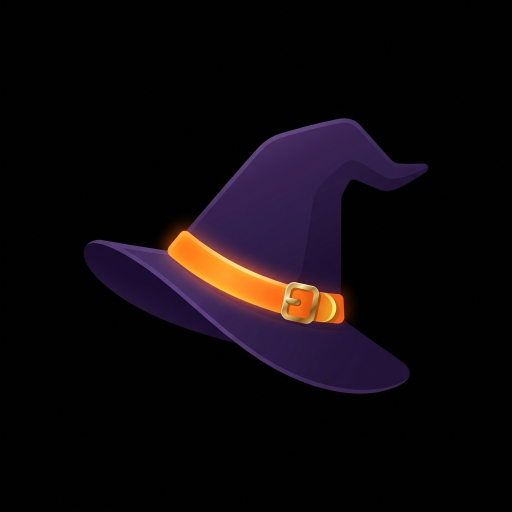
#> input picture animator/assets/witch_hat_asset_1792496306914.jpg, 1024 x 1024 px (shown at 1/2 size); its folder holds only this picture in this run
$ python build_halloween_avatars.py
#> lines starting #> are read from the running program, lines starting #| are printed output that depends on the picture
import os
import sys
import glob
import time
import math
import colorsys
from PIL import Image, ImageSequence, ImageDraw

if hasattr(sys.stdout, 'reconfigure'):
    sys.stdout.reconfigure(encoding='utf-8')
if hasattr(sys.stderr, 'reconfigure'):
    sys.stderr.reconfigure(encoding='utf-8')

def prepare_witch_hat():
    hat_files = glob.glob('animator/assets/witch_hat_asset_*.jpg')
    if not hat_files:
        raise FileNotFoundError('Witch hat asset not found in animator/assets/')
    hat_img = Image.open(hat_files[-1]).convert('RGBA')

    # Transparency based on brightness
    data = hat_img.getdata()
    new_data = []
    for item in data:
        r, g, b, a = item
        br = max(r, g, b)
        if br < 22:
            new_data.append((0, 0, 0, 0))
        elif br < 60:
            alpha = int((br - 22) / 38.0 * 255)
            new_data.append((r, g, b, alpha))
        else:
            new_data.append((r, g, b, 255))
#> this loop made 1048576 passes
#> (item, r, g, b, br) on passes 1 to 3: ((0, 1, 0, 255), 0, 1, 0, 1), ((5, 7, 6, 255), 5, 7, 6, 7), ((1, 1, 1, 255), 1, 1, 1, 1)
#> after the loop, new_data = 1048576 items
    hat_img.putdata(new_data)
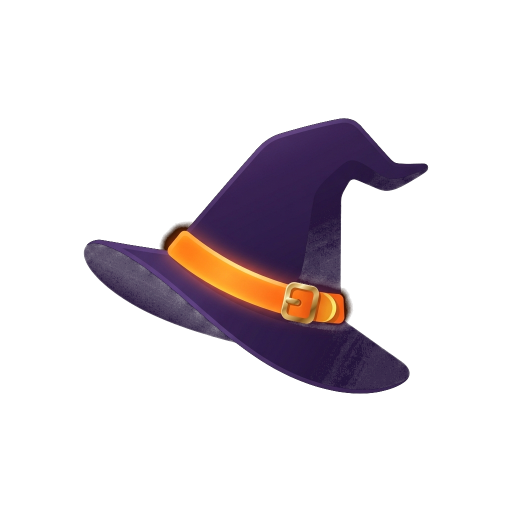
#> hat_img: PIL image 1024x1024 RGBA (shown at 1/2 size); mean R, G, B, A 13.2, 7.7, 11.5, 41.6; transparent parts drawn white
    # Scale to fit nicely on the upper-left crest of the 'R'
    return hat_img.resize((80, 80), Image.Resampling.LANCZOS)
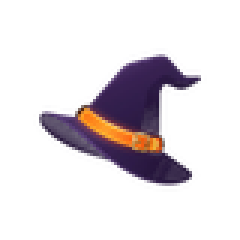
#> returned value: PIL image 80x80 RGBA (shown 3 times larger); mean R, G, B, A 15.1, 9, 14.5, 41.7; transparent parts drawn white

def prepare_spiderweb():
    web_files = glob.glob('animator/assets/halloween_spiderweb_asset_*.jpg')
    if not web_files:
        return None
    web_img = Image.open(web_files[-1]).convert('RGBA')
    data = web_img.getdata()
    new_data = []
    for item in data:
        r, g, b, a = item
        br = max(r, g, b)
        if br < 30:
            new_data.append((0, 0, 0, 0))
        else:
            alpha = int(min(255, (br - 30) * 1.6))
            # Eerie warm bone-white spiderweb
            new_data.append((255, 220, 180, int(alpha * 0.75)))
    web_img.putdata(new_data)
    return web_img.resize((50, 50), Image.Resampling.LANCZOS)

# [70 lines left out: function build_lut, not called in this run]

def generate_animated_gif(source_gif_path, output_gif_path, theme_mode='flame', hat_img=None, web_img=None):
    print(f'\\n[Halloween Generator] Processing theme: {theme_mode}...')
    t0 = time.time()

#> (the run stopped early here; a loop or call above may not have finished)
